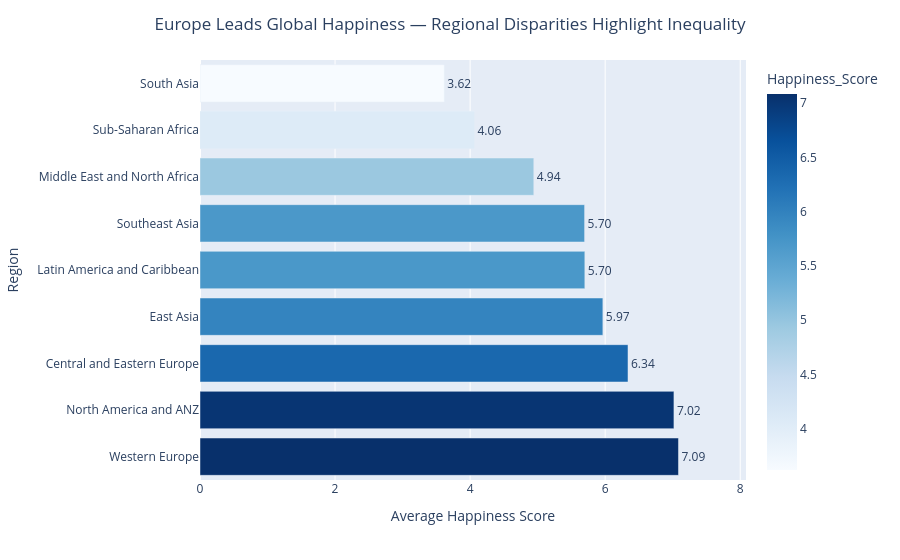

Notebook cell for this chart:
### Markdown cell above
---
## Task 1 — Regional Comparison Bar Chart

**What to build:** A horizontal bar chart showing the **average happiness score by region**, sorted from highest to lowest.

**Requirements:**
- Horizontal orientation (category names are long)
- Sorted by score, descending (so the happiest region is at the top)
- Zero baseline on x-axis
- At least one design choice that goes beyond the Plotly default (colour, annotation, labels, etc.)
- An insight title that answers: *which region stands out and why does it matter?*

**Hint:** Use `df.groupby('Region')['Happiness_Score'].mean()` to compute the averages.

### Code cell
# Task 1: Regional comparison bar chart
# -------------------------------------

# Step 1: Compute average happiness score by region
region_avg = (df.groupby('Region')['Happiness_Score']
              .mean()
              .reset_index()
              .sort_values('Happiness_Score'))  # sort for horizontal bar

print(region_avg)

# Step 2: Build your chart
# YOUR CODE HERE
# Sort descending so highest appears on top
region_avg_sorted = region_avg.sort_values('Happiness_Score', ascending=False)

# Create horizontal bar chart
fig = px.bar(
    region_avg_sorted,
    x='Happiness_Score',
    y='Region',
    orientation='h',
    text='Happiness_Score',
    color='Happiness_Score',  # adds visual gradient
    color_continuous_scale='Blues'
)

# Improve layout (beyond defaults)
fig.update_layout(
    title="Europe Leads Global Happiness — Regional Disparities Highlight Inequality",
    xaxis_title="Average Happiness Score",
    yaxis_title="Region",
    xaxis=dict(range=[0, region_avg_sorted['Happiness_Score'].max() + 1]),  # zero baseline
    title_x=0.5
)

# Format text labels
fig.update_traces(texttemplate='%{text:.2f}', textposition='outside')

# Show chart
fig.show()

### Figure 1 — Plotly figure (JSON) as saved in the notebook; plotly's stock layout.template omitted (floating-point values rounded to 4 significant figures)
{"data": [{"hovertemplate": "Happiness_Score=%{marker.color}<br>Region=%{y}<extra></extra>", "legendgroup": "", "marker": {"color": [7.086, 7.018, 6.338, 5.966, 5.699, 5.695, 4.943, 4.065, 3.618], "coloraxis": "coloraxis", "pattern": {"shape": ""}}, "name": "", "orientation": "h", "showlegend": false, "text": [7.086, 7.018, 6.338, 5.966, 5.699, 5.695, 4.943, 4.065, 3.618], "textposition": "outside", "texttemplate": "%{text:.2f}", "type": "bar", "x": [7.086, 7.018, 6.338, 5.966, 5.699, 5.695, 4.943, 4.065, 3.618], "xaxis": "x", "y": ["Western Europe", "North America and ANZ", "Central and Eastern Europe", "East Asia", "Latin America and Caribbean", "Southeast Asia", "Middle East and North Africa", "Sub-Saharan Africa", "South Asia"], "yaxis": "y"}], "layout": {"barmode": "relative", "coloraxis": {"colorbar": {"title": {"text": "Happiness_Score"}}, "colorscale": [[0, "rgb(247,251,255)"], [0.125, "rgb(222,235,247)"], [0.25, "rgb(198,219,239)"], [0.375, "rgb(158,202,225)"], [0.5, "rgb(107,174,214)"], [0.625, "rgb(66,146,198)"], [0.75, "rgb(33,113,181)"], [0.875, "rgb(8,81,156)"], [1, "rgb(8,48,107)"]]}, "legend": {"tracegroupgap": 0}, "margin": {"t": 60}, "title": {"text": "Europe Leads Global Happiness — Regional Disparities Highlight Inequality", "x": 0.5}, "xaxis": {"anchor": "y", "domain": [0, 1], "range": [0, 8.086], "title": {"text": "Average Happiness Score"}}, "yaxis": {"anchor": "x", "domain": [0, 1], "title": {"text": "Region"}}}}
